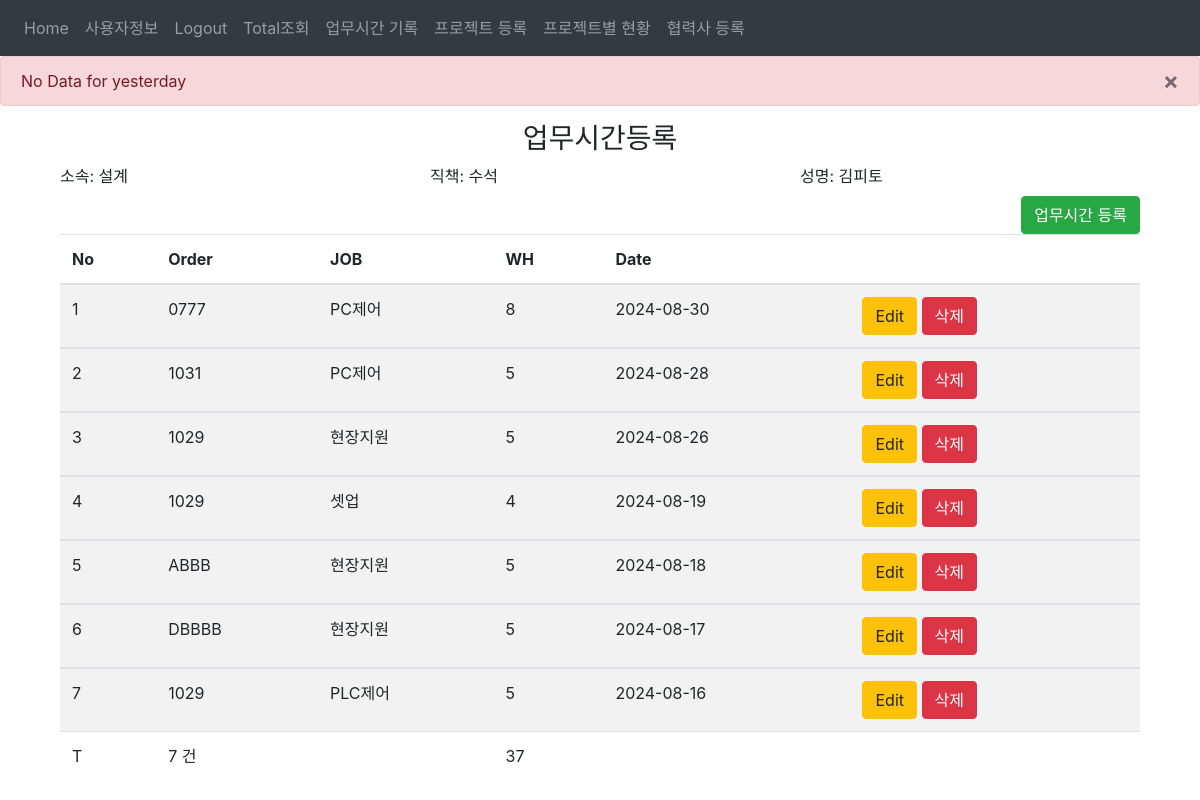
Screenshot of /work_hour (signed in) with the database file from the repository.
### website/models.py (models this page shows)
class User(db.Model, UserMixin):                                      #Employee
    id = db.Column(db.Integer, primary_key=True)                      #DB primary_key ID
    email = db.Column(db.String(50), unique=True)                     #이름대신 ID로 사용함
    uname = db.Column(db.String(50),nullable=False)                   #이름
    udepartment = db.Column(db.String(50))                            #소속부서
    uposition = db.Column(db.String(50))                              #직책
    password = db.Column(db.String(50))                               #패스워드
    authority = db.Column(db.String(10))                              #권한관리 : 1 슈퍼 관리자, 2 관리자, 3 일반 사용자
    notes = db.relationship('Note')                                   #외래키 연동
    projects = db.relationship('Project')
    working_hours = db.relationship('Working_hour')

class Working_hour(db.Model):                                         #내가 참여중인 프로젝트에 MD를 매일 등록한다. 2번
    id = db.Column(db.Integer, primary_key=True)                      #DB primary_key ID
    pcode = db.Column(db.String(50), nullable=False)                  #프로젝트 코드
    pname = db.Column(db.String(100))                                 #프로젝트 이름
    username = db.Column(db.String(50))                               #사용자 이름
    jobpart = db.Column(db.String(50))                                #업무 진행한 분야(근무시간을 쓴 곳)
    workhour = db.Column(db.Integer)                                  #프로젝트에 사용한 시간을 입력
    recodingdate = db.Column(db.String(50))                           #근무기록한 날짜 'yymmdd'
    date = db.Column(db.DateTime(timezone=True), default=func.now())  #timestamp
    user_id = db.Column(db.Integer, db.ForeignKey('user.id'))         #외래키 연동

### website/views.py (the view, shortened to what this page needs)
@views.route('/work_hour', methods=['GET','POST'])
@login_required
def work_hour():
    task_list = ["기구설계","현장지원","전장설계","조립",
                 "PC제어","PLC제어", "셋업", "기타"]
    today = date.today()
    yesterday = today - timedelta(days=1)
    one_month_ago = today - timedelta(days=30)
    yesterday_data = Working_hour.query.filter(
        Working_hour.recodingdate == yesterday,
        Working_hour.user_id == current_user.id
    ).first()
    if not yesterday_data:
        flash("No Data for yesterday", category='error')
    else:
        flash("Data for yesterday exists", category='success')
    projects = Project.query.with_entities(Project.pcode, Project.pname).filter(Project.enddate > today).all()
    wh_data = Working_hour.query.filter(
        Working_hour.recodingdate >= one_month_ago,
        Working_hour.user_id == current_user.id
    ).order_by(Working_hour.recodingdate.desc()).all()
    return render_template("work_hour.html", task_list=task_list, all_data=projects, wh_data=wh_data, user=current_user)

### website/__init__.py (called while the page is built)
def create_app():
    app.config['SECRET_KEY'] = 'hjshjhdjah kjshkjdhjs'
    app.config['SQLALCHEMY_DATABASE_URI'] = f'sqlite:///{DB_NAME}'
    db.init_app(app)
    from .views import views
    from .auth import auth
    app.register_blueprint(views, url_prefix='/')
    app.register_blueprint(auth, url_prefix='/')
    from .models import User
    with app.app_context():
        db.create_all()
    login_manager = LoginManager()
    login_manager.login_view = 'auth.login'
    login_manager.init_app(app)
    @login_manager.user_loader
    def load_user(id):
        return User.query.get(int(id))
    return app

### website/templates/work_hour.html (shortened to what this page needs)
{% extends "base.html" %}
{% block content%}
<div class="container">
    <div class="table-wrapper">
        <h3 align="center">업무시간등록</h3>
        <form method="POST">
        <div class="row">
            <div class="col">
            <label for="userDepartmet">소속: {{user.udepartment}}</label>
            </div>
            <div class="col">
            <label for="userPosition">직책: {{user.uposition}}</label>
            </div>
            <div class="col">
            <label for="userName">성명: {{user.uname}}</label>
            </div>
        </div>
        <div align="right">
            <button type="button" class="btn btn-success float-end"
                data-toggle="modal" data-target="#add_workhour">업무시간 등록</button>
        </div>
        </form>
        <table class="table table-hover table-striped table-responsive-sm" id="table1">
            <thead>
                <tr>
                <th>No</th>
                <th>Order</th>
                <th>JOB</th>
                <th>WH</th>
                <th>Date</th>
                <th></th>
                </tr>
            </thead>
            {% for row in wh_data %}
            <tbody>
            <tr>
                <td>{{loop.index}}</td>
                <td>{{row.pcode}}</td>
                <td>{{row.jobpart}}</td>
                <td class="participation-time">{{row.workhour}}</td>
                <td>{{row.recodingdate}}</td>
                <td>
                <a href="/views.workhour_update/{{row.id}}" class="btn btn-warning btn-xs" data-toggle="modal" data-target="#modaledit{{row.id}}">Edit</a>
                <a href="/workhour_delete/{{row.id}}" class="btn btn-danger btn-xs" onclick="return confirm('이 데이터를 삭제하시겠습니까?')">삭제</a>
                </td>
            </tr>
            </tbody>
            {% endfor %}
            <tfoot>
                <tr>
                <td>T</td>
                <td id="count"></td>
                <td></td>
                <td id="total-time"></td>
                <td></td>
                <td></td>
                </tr>
            </tfoot>
        </table>
    </div>
</div>
{% endblock %}

### website/templates/base.html (style rules this page uses)
.table-wrapper { overflow-x: auto; width: 100%; }

### rows the page displays
User: udepartment "설계", uposition "수석", uname "김피토"
Working_hour: pcode "0777", jobpart "PC제어", workhour "8", recodingdate "2024-08-30"
Working_hour: pcode "1031", jobpart "PC제어", workhour "5", recodingdate "2024-08-28"
Working_hour: pcode "1029", jobpart "현장지원", workhour "5", recodingdate "2024-08-26"
Working_hour: pcode "1029", jobpart "셋업", workhour "4", recodingdate "2024-08-19"
Working_hour: pcode "ABBB", jobpart "현장지원", workhour "5", recodingdate "2024-08-18"
Working_hour: pcode "DBBBB", jobpart "현장지원", workhour "5", recodingdate "2024-08-17"
Working_hour: pcode "1029", jobpart "PLC제어", workhour "5", recodingdate "2024-08-16"

### other values shown
{{ message }} "No Data for yesterday"
